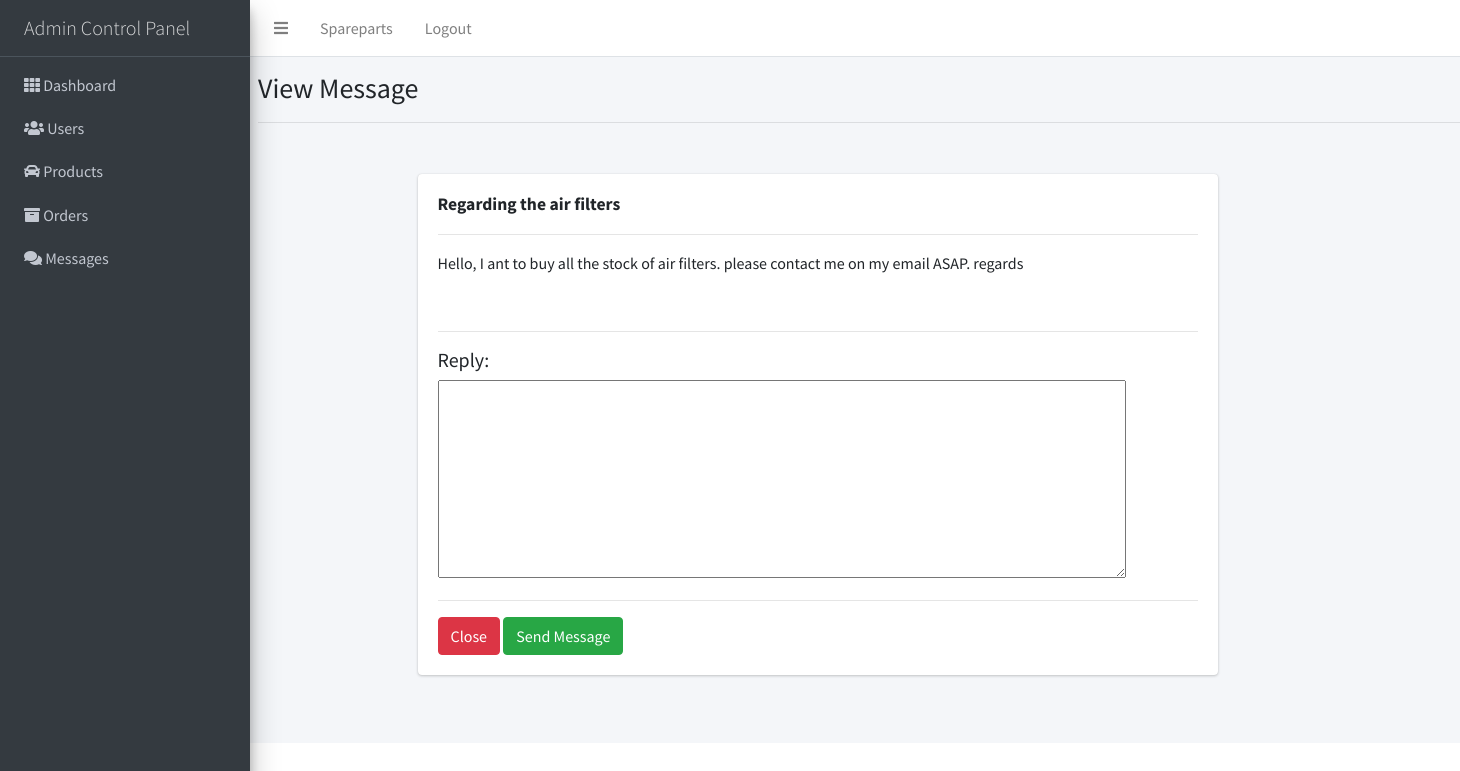
The app's page /admin/messages.php?id=5 (signed in) with its own data.
### tables this page shows
CREATE TABLE `messages` (
  `id` int(11) NOT NULL,
  `sender` varchar(128) NOT NULL,
  `receiver` varchar(255) NOT NULL,
  `email` varchar(128) NOT NULL,
  `title` varchar(128) NOT NULL,
  `content` varchar(500) NOT NULL,
  `response` varchar(255) DEFAULT NULL,
  `status` varchar(128) NOT NULL
);

### admin/messages.php (the view, shortened to what this page needs)
<?php
require 'includes/header.php';
require 'includes/topbar.php';
require 'includes/sidebar.php';
$username = $_SESSION['username'];
if(!isset($_GET['id'])){
?>
<div class="content-wrapper" style="width: 100%;">
  <div class="content-header">
  <h3>Manage Messages</h3>
  <hr>
</div>
<div class="card-body">
  <?php include 'includes/alerts.php'; ?>
    <div class="col-sm-8 col-sm-offset-2">
      <div class="row">
        <table id="myTable" class="table table-bordered table-striped ml-5 text-center">
					<thead>
						<th>ID</th>
						<th>From</th>
						<th>Email</th>
						<th>Title</th>
						<th>Actions</th>
					</thead>
					<tbody>
						<?php
							include_once('includes/database.php');
                if($_SESSION['user_type'] == 'admin'){
                  $sql = "SELECT * FROM messages";
                }else{
                  $sql = "SELECT * FROM messages where receiver = '$username'";
                }
							$query = $conn->query($sql);
							while($row = $query->fetch_assoc()){
                if($row['status'] != 'Answered' && $row['receiver'] == 'admin'){ ?>
								 <tr>
									<td><?php echo $row['id'] ?></td>
									<td>
                    <?php
                      if($row['status'] == 'No answer'){
                        echo "<p>".$row['sender']."<span class='text-danger'>(visitor)</span></p>";
                      }else{
                        echo $row['sender'];
                      }
                    ?>
                  </td>
									<td><?php echo $row['email'] ?></td>
									<td><?php echo $row['title']; ?></td>
									<td style="width: 200px;">
										<a href="?id=<?php echo $row['id'] ?>" class='btn btn-success btn-sm'><span class='glyphicon glyphicon-edit'></span>View</a>
                    <?php if($row['status'] == 'No answer'){ ?>
                      <a href="messages/change_status.php?id=<?php echo $row['id'] ?>" class='btn btn-danger btn-sm'><span class='glyphicon glyphicon-edit'></span>Delete</a>
                    <?php } ?>
									</td>
								</tr>
                <?php } ?>
              <?php } ?>
					</tbody>
				</table>
			</div>
		</div>
	</div>
</div>
<?php
}else{
?>
<div class="content-wrapper" style="width: 100%;">
  <div class="content-header">
  <h3>View Message</h3>
  <hr>
  </div>
  <div class="card-body">
    <div class="container">
      <?php
      $message_id = $_GET['id'];
      $sql = "SELECT * FROM messages where id = '$message_id' limit 1";
      $query = $conn->query($sql);
      while($row = $query->fetch_assoc()){ ?>
        <form class=""  method="post">
          <div class="card" style="width: 800px">
            <div class="card-body">
              <h3 class="card-title font-weight-bold"><?php echo $row['title'] ?></h3>
              <br>
              <hr>
              <p class="card-text"><?php echo $row['content'] ?></p>
              <?php if($row['status'] == 'Not answered'){ ?>
              <br>
              <hr>
              <h5>Reply: </h5>
              <textarea name="response" rows="8" cols="80"></textarea>
              <br>
              <hr>
            <?php } ?>
              <a href="messages.php" class="btn btn-danger">Close</a>
              <?php if($row['status'] == 'Not answered'){ ?>
              <input name="reply" type="submit" class="btn btn-success" value="Send Message">
              <?php } ?>
            </div>
          </div>
        </form>
      <?php }
      ?>
    </div>
  </div>
</div>
<?php }
require 'includes/footer.php';

### records on screen
messages: title "Regarding the air filters", content "Hello, I ant to buy all the stock of air filters. please contact me on my email ASAP. regards"

### other values on screen
$title "Admin Control Panel"
